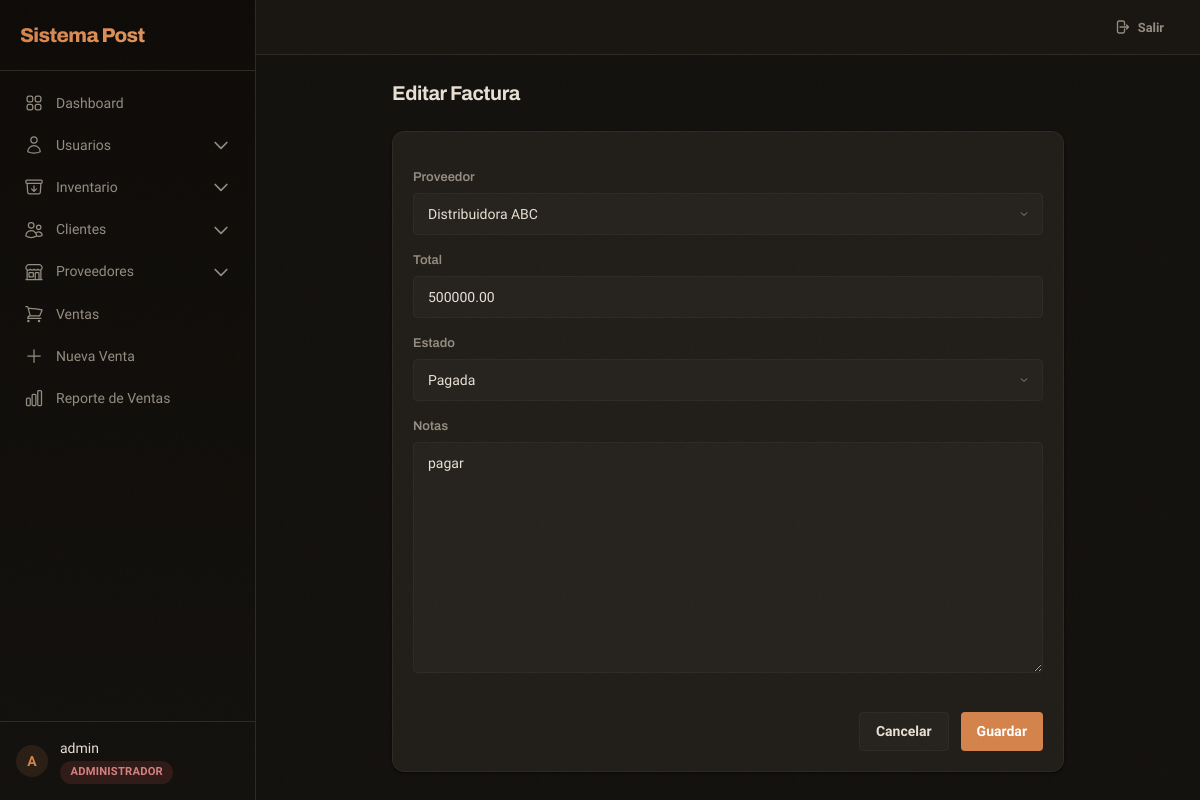
/suppliers/invoices/1/update/ (signed in), run on the app's committed database.
### apps/accounts/models.py (models this page shows, shortened)
class User(AbstractUser):
    class Role(models.TextChoices):
        ADMIN = 'admin', 'Administrador'
        SUPERVISOR = 'supervisor', 'Supervisor'
        USER = 'user', 'Usuario'
    role = models.CharField(
        max_length=20,
        choices=Role.choices,
        default=Role.USER,
        verbose_name='Rol'
    )
    phone = models.CharField(max_length=20, blank=True, verbose_name='Teléfono')
    class Meta:
        verbose_name = 'Usuario'
        verbose_name_plural = 'Usuarios'
    def is_admin(self):
        return self.role == self.Role.ADMIN or self.is_superuser

### apps/suppliers/models.py (models this page shows, shortened)
class SupplierInvoice(models.Model):
    class Status(models.TextChoices):
        PENDING = 'pendiente', 'Pendiente'
        PAID = 'pagada', 'Pagada'
        CANCELLED = 'cancelada', 'Cancelada'
    invoice_number = models.CharField(max_length=20, unique=True, verbose_name='Folio')
    supplier = models.ForeignKey(Supplier, on_delete=models.CASCADE, related_name='invoices', verbose_name='Proveedor')
    date = models.DateField(auto_now_add=True, verbose_name='Fecha')
    total = models.DecimalField(max_digits=12, decimal_places=2, default=0, verbose_name='Total')
    status = models.CharField(max_length=20, choices=Status.choices, default=Status.PENDING, verbose_name='Estado')
    notes = models.TextField(blank=True, verbose_name='Notas')
    created_at = models.DateTimeField(auto_now_add=True)
    class Meta:
        verbose_name = 'Factura de Proveedor'
        verbose_name_plural = 'Facturas de Proveedores'
        ordering = ['-date']

### apps/suppliers/views.py (the view)
# urls.py: path('invoices/<int:pk>/update/', views.invoice_update, name='invoice_update'),
@login_required
@role_required(allowed_roles=['admin', 'supervisor'])
def invoice_update(request, pk):
    invoice = get_object_or_404(SupplierInvoice, pk=pk)
    if request.method == 'POST':
        form = SupplierInvoiceForm(request.POST, instance=invoice)
        if form.is_valid():
            form.save()
            messages.success(request, 'Factura actualizada correctamente.')
            return redirect('suppliers:invoice_list')
    else:
        form = SupplierInvoiceForm(instance=invoice)
    return render(request, 'suppliers/invoice_form.html', {'form': form, 'title': 'Editar Factura'})

### apps/suppliers/forms.py
class SupplierInvoiceForm(forms.ModelForm):
    class Meta:
        model = SupplierInvoice
        fields = ['supplier', 'total', 'status', 'notes']
    def __init__(self, *args, **kwargs):
        super().__init__(*args, **kwargs)
        for field in self.fields.values():
            field.widget.attrs.update({'class': 'form-input'})

### apps/suppliers/models.py (called while the page is built)
    def __str__(self):
        return self.name

### templates/suppliers/invoice_form.html (shortened to what this page needs)
{% extends 'layouts/base.html' %}
{% block content %}
<div class="max-w-2xl mx-auto animate-fade-in-up">
    <h1 class="text-xl font-[var(--font-heading)] font-bold mb-6">{{ title }}</h1>
    <div class="card">
        <div class="card-body">
            <form method="post" class="space-y-4">
                {% for field in form %}
                <div>
                    <label>{{ field.label }}</label>
                    {{ field }}
                </div>
                {% endfor %}
                <div class="flex justify-end gap-3 pt-4">
                    <a href="{% url 'suppliers:invoice_list' %}" class="btn btn-secondary">Cancelar</a>
                    <button type="submit" class="btn btn-primary">Guardar</button>
                </div>
            </form>
        </div>
    </div>
</div>
{% endblock %}

### templates/layouts/base.html (shortened to what this page needs)
<!DOCTYPE html>
<html lang="es">
<head>
    <script src="https://cdn.tailwindcss.com"></script>
    <link rel="stylesheet" href="/static/css/app.css">
</head>
<body>
    <div x-data="{ sidebarOpen: false }" class="flex h-screen overflow-hidden">
        {% if user.is_authenticated %}
        <div :class="{'translate-x-0': sidebarOpen, '-translate-x-full': !sidebarOpen}" class="sidebar fixed inset-y-0 left-0 z-30 w-64 transition-transform duration-300 ease-in-out lg:translate-x-0 lg:static lg:inset-auto lg:z-auto overflow-y-auto flex flex-col">
            <div class="flex items-center justify-between p-5 border-b border-[var(--border-color)]">
                <span class="sidebar-brand">Sistema Post</span>
            </div>
            <nav class="mt-3 px-3 space-y-0.5 flex-1 overflow-y-auto">
                <a href="{% url 'core:dashboard' %}" class="sidebar-link {% if request.resolver_match.url_name == 'dashboard' %}active{% endif %}">
                    Dashboard
                </a>
                {% if user.is_admin %}
                <div x-data="{ open: false }" class="space-y-0.5">
                    <button @click="open = !open" class="sidebar-link w-full text-left">
                        <svg viewBox="0 0 24 24" fill="none" stroke="currentColor" stroke-width="1.5"><path stroke-linecap="round" stroke-linejoin="round" d="M15.75 6a3.75 3.75 0 11-7.5 0 3.75 3.75 0 017.5 0zM4.501 20.118a7.5 7.5 0 0114.998 0A17.933 17.933 0 0112 21.75c-2.676 0-5.216-.584-7.499-1.632z"/></svg>
                        Usuarios
                        <svg :class="{'rotate-180': open}" class="w-3.5 h-3.5 ml-auto transition-transform" fill="none" stroke="currentColor" viewBox="0 0 24 24"><path stroke-linecap="round" stroke-linejoin="round" stroke-width="2" d="M19 9l-7 7-7-7"></path></svg>
                    </button>
                </div>
                {% endif %}
                <div x-data="{ open: false }" class="space-y-0.5">
                    <button @click="open = !open" class="sidebar-link w-full text-left">
                        Inventario
                        <svg :class="{'rotate-180': open}" class="w-3.5 h-3.5 ml-auto transition-transform" fill="none" stroke="currentColor" viewBox="0 0 24 24"><path stroke-linecap="round" stroke-linejoin="round" stroke-width="2" d="M19 9l-7 7-7-7"></path></svg>
                    </button>
                </div>
                <div x-data="{ open: false }" class="space-y-0.5">
                    <button @click="open = !open" class="sidebar-link w-full text-left">
                        Clientes
                        <svg :class="{'rotate-180': open}" class="w-3.5 h-3.5 ml-auto transition-transform" fill="none" stroke="currentColor" viewBox="0 0 24 24"><path stroke-linecap="round" stroke-linejoin="round" stroke-width="2" d="M19 9l-7 7-7-7"></path></svg>
                    </button>
                </div>
                <div x-data="{ open: false }" class="space-y-0.5">
                    <button @click="open = !open" class="sidebar-link w-full text-left">
                        Proveedores
                        <svg :class="{'rotate-180': open}" class="w-3.5 h-3.5 ml-auto transition-transform" fill="none" stroke="currentColor" viewBox="0 0 24 24"><path stroke-linecap="round" stroke-linejoin="round" stroke-width="2" d="M19 9l-7 7-7-7"></path></svg>
                    </button>
                </div>
                <a href="{% url 'sales:sale_list' %}" class="sidebar-link {% if 'sales' in request.resolver_match.view_name and 'sale_list' in request.resolver_match.url_name %}active{% endif %}">
                    Ventas
                </a>
                <a href="{% url 'sales:sale_new' %}" class="sidebar-link">
                    <svg viewBox="0 0 24 24" fill="none" stroke="currentColor" stroke-width="1.5"><path stroke-linecap="round" stroke-linejoin="round" d="M12 4.5v15m7.5-7.5h-15"/></svg>
                    Nueva Venta
                </a>
                <a href="{% url 'reports:view' %}" class="sidebar-link">
                    Reporte de Ventas
                </a>
            </nav>
            <div class="p-4 border-t border-[var(--border-color)]">
                <div class="flex items-center gap-3">
                    <div class="w-8 h-8 rounded-full bg-[var(--accent-light)] flex items-center justify-center text-[var(--accent)] font-bold text-sm font-[var(--font-heading)]">
                        {{ user.get_full_name|default:user.username|first|upper }}
                    </div>
                    <div class="flex-1 min-w-0">
                        <p class="text-sm font-medium text-[var(--text-primary)] truncate">{{ user.get_full_name|default:user.username }}</p>
                        <span class="badge
                            {% if user.role == 'admin' %}badge-red role-admin
                            {% elif user.role == 'supervisor' %}badge-amber
                            {% else %}badge-blue{% endif %}">
                            {{ user.get_role_display }}
                        </span>
                    </div>
                </div>
            </div>
        </div>
        {% endif %}
        <div class="flex-1 flex flex-col overflow-hidden">
            {% if user.is_authenticated %}
            <header class="header no-print px-4 lg:px-6 py-3 flex items-center justify-between lg:justify-end">
                <a href="{% url 'accounts:logout' %}" class="btn btn-ghost btn-sm">
                    <svg class="w-4 h-4" fill="none" stroke="currentColor" viewBox="0 0 24 24"><path stroke-linecap="round" stroke-linejoin="round" stroke-width="2" d="M15.75 9V5.25A2.25 2.25 0 0013.5 3h-6a2.25 2.25 0 00-2.25 2.25v13.5A2.25 2.25 0 007.5 21h6a2.25 2.25 0 002.25-2.25V15m3 0l3-3m0 0l-3-3m3 3H9"/></svg>
                    Salir
                </a>
            </header>
            {% endif %}
            <main class="flex-1 overflow-y-auto {% if user.is_authenticated %}p-4 md:p-6{% else %}flex items-center justify-center{% endif %}">
                <div class="max-w-7xl mx-auto">
                    {% block content %}{% endblock %}
                </div>
            </main>
        </div>
    </div>
</body>
</html>

### static/css/app.css (style rules this page uses)
:root { --bg-deep: #0d0a07; --bg-primary: #12100d; --bg-secondary: #1a1713; --bg-surface: #201d18; --bg-surface-hover: #28241f; --bg-elevated: #25221d; --border-color: #2d2923; --border-light: #3d3831; --text-primary: #e8e0d4; --text-secondary: #948c80; --text-muted: #6b655b; --accent: #d4834a; --accent-hover: #c4743e; --accent-light: rgba(212, 131, 74, 0.12); --accent-glow: rgba(212, 131, 74, 0.25); --warning: #d4a148; --warning-light: rgba(212, 161, 72, 0.12); --danger: #d45050; --danger-light: rgba(212, 80, 80, 0.12); --info: #5898d4; --info-light: rgba(88, 152, 212, 0.12); --purple: #a078d4; --purple-light: rgba(160, 120, 212, 0.12); --orange: #d48a48; --orange-light: rgba(212, 138, 72, 0.12); --radius-sm: 4px; --radius-md: 8px; --radius-lg: 12px; --radius-xl: 16px; --shadow-card: 0 1px 3px rgba(0,0,0,0.4), 0 1px 2px rgba(0,0,0,0.3); --shadow-elevated: 0 4px 12px rgba(0,0,0,0.5), 0 8px 24px rgba(0,0,0,0.3); --shadow-glow: 0 0 16px rgba(212, 131, 74, 0.15); --font-body: 'Sora', system-ui, sans-serif; --font-heading: 'Archivo', system-ui, sans-serif; --font-mono: 'DM Mono', monospace; --transition: 200ms cubic-bezier(0.4, 0, 0.2, 1); }
body::before { content: ''; position: fixed; inset: 0; z-index: 9999; pointer-events: none; opacity: 0.03; background-repeat: repeat; background-size: 256px 256px; }
* { box-sizing: border-box; }
html { scroll-behavior: smooth; }
body { font-family: var(--font-body); background: var(--bg-primary); color: var(--text-primary); -webkit-font-smoothing: antialiased; -moz-osx-font-smoothing: grayscale; }
h1, h2, h3, h4, h5, h6 { font-family: var(--font-heading); font-weight: 700; letter-spacing: -0.02em; }
.sidebar { background: linear-gradient(180deg, #0d0a07 0%, #12100d 100%); border-right: 1px solid var(--border-color); }
.sidebar-brand { font-family: var(--font-heading); font-weight: 800; font-size: 1.25rem; letter-spacing: -0.03em; background: linear-gradient(135deg, #d4834a, #e0955c); -webkit-background-clip: text; -webkit-text-fill-color: transparent; background-clip: text; }
.sidebar-link { display: flex; align-items: center; gap: 0.75rem; padding: 0.6rem 0.75rem; border-radius: var(--radius-sm); color: var(--text-secondary); font-size: 0.875rem; font-weight: 500; transition: all var(--transition); text-decoration: none; }
.sidebar-link svg { width: 1.25rem; height: 1.25rem; flex-shrink: 0; }
.header { background: rgba(26, 23, 19, 0.85); backdrop-filter: blur(12px); -webkit-backdrop-filter: blur(12px); border-bottom: 1px solid var(--border-color); }
.card { background: var(--bg-surface); border: 1px solid var(--border-color); border-radius: var(--radius-lg); box-shadow: var(--shadow-card); transition: all var(--transition); }
.card-body { padding: 1.25rem; }
.btn { display: inline-flex; align-items: center; gap: 0.5rem; padding: 0.5rem 1rem; border-radius: var(--radius-sm); font-size: 0.875rem; font-weight: 600; transition: all var(--transition); cursor: pointer; border: none; text-decoration: none; font-family: var(--font-body); }
.btn-primary { background: var(--accent); color: #fff; }
.btn-secondary { background: var(--bg-elevated); color: var(--text-primary); border: 1px solid var(--border-color); }
.btn-ghost { background: transparent; color: var(--text-secondary); }
.btn-sm { padding: 0.35rem 0.75rem; font-size: 0.8rem; }
.form-input { width: 100%; padding: 0.6rem 0.875rem; background: var(--bg-elevated); border: 1px solid var(--border-color); border-radius: var(--radius-sm); color: var(--text-primary); font-size: 0.875rem; font-family: var(--font-body); transition: all var(--transition); outline: none; }
.form-input::placeholder { color: var(--text-muted); }
select.form-input { appearance: none; background-repeat: no-repeat; background-position: right 0.75rem center; padding-right: 2rem; }
textarea.form-input { resize: vertical; min-height: 80px; }
label { display: block; font-size: 0.8rem; font-weight: 600; color: var(--text-secondary); margin-bottom: 0.35rem; font-family: var(--font-heading); }
.badge { display: inline-flex; align-items: center; padding: 0.2rem 0.65rem; border-radius: 9999px; font-size: 0.7rem; font-weight: 600; letter-spacing: 0.02em; text-transform: uppercase; }
.badge-red { background: var(--danger-light); color: var(--danger); }
.role-admin { background: rgba(212, 80, 80, 0.15); color: #d48080; }
.animate-fade-in-up { animation: fadeInUp 0.4s ease-out both; }

### data on the page
User: get_full_name|first "A", get_full_name "admin", role "ADMINISTRADOR"
SupplierInvoice: form "Distribuidora ABC" "500000.00" "Pagada" "pagar"

### other printed values
{{ title }} "Editar Factura"
{{ field.label }} "Proveedor" "Total" "Estado" "Notas"
